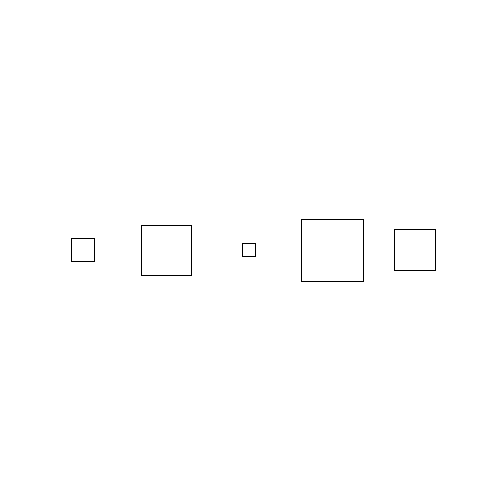
Frame 1 (no input)
Frame 60 (the mouse pressed at the canvas centre just before this capture): identical to frame 1, image omitted
Frame 120 (the mouse held since frame 60 and released just before this capture): identical to frame 1, image omitted

The Processing sketch that drew this single still picture (run headless with seeded random() and noise(); from frame 60 on, the mouse is pressed at the canvas centre):

// Processing sketch: forLoops_02
// ── forLoops_02.pde
// we'll use variables instead of hard coding things

// spacing between squares
float squareSpacing;

// where to start drawing the row of squares
float rowX;
float rowY;

// the width of our squares
float squareWidths[] = { 23, 50, 13, 62, 41 };


void setup() {
  
  size(500, 500);
  background(255);
  
  squareSpacing = width / (squareWidths.length + 1);
  rowX = squareSpacing;
  rowY = height / 2;
  
}

void draw() {
  
  background(255);
  
  // by default the rect and square draw from their upper right
  // drawing from center can help simplify things for us
  rectMode(CENTER);
  
  for (int i = 0; i < squareWidths.length; i++) {
    // each time the for loop executes, a square is drawn
    square(rowX + (i * squareSpacing), rowY, squareWidths[i]);
  }
  
}
